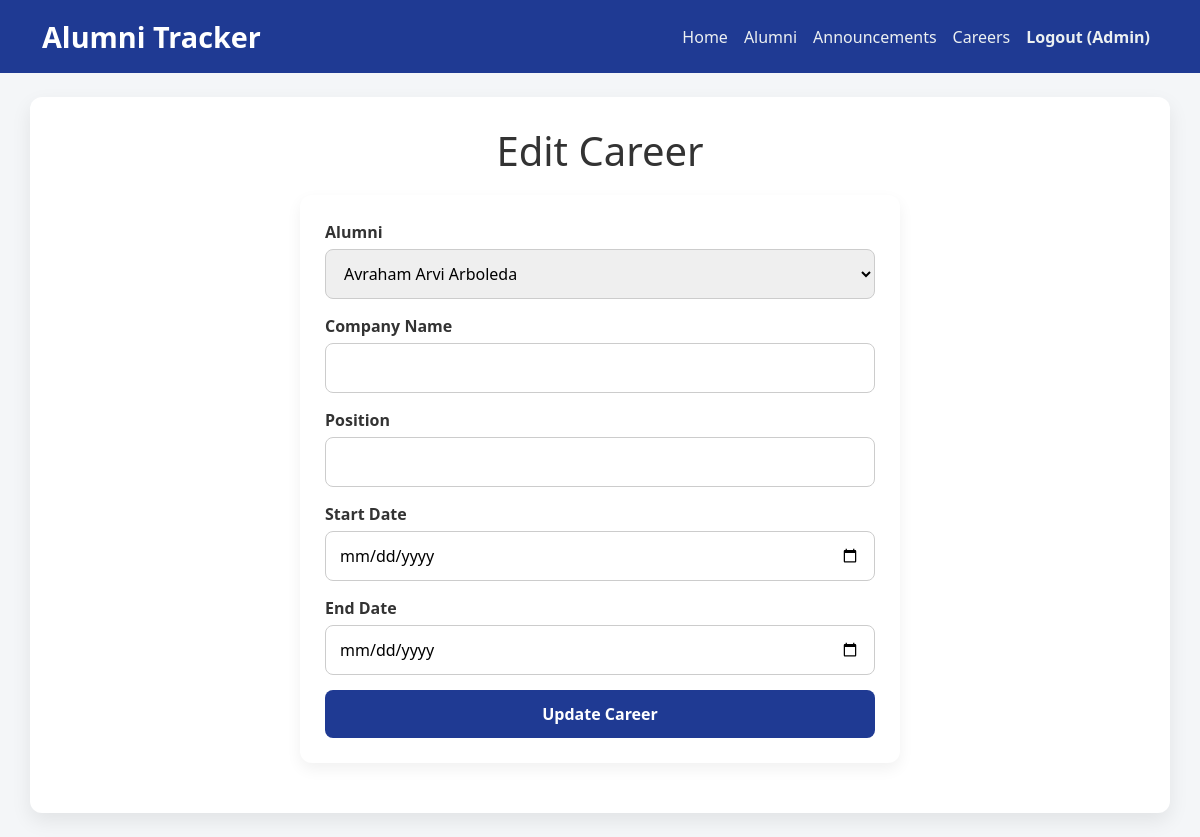
/careers/edit/5 (signed in), run on an earlier commit of the app's database.
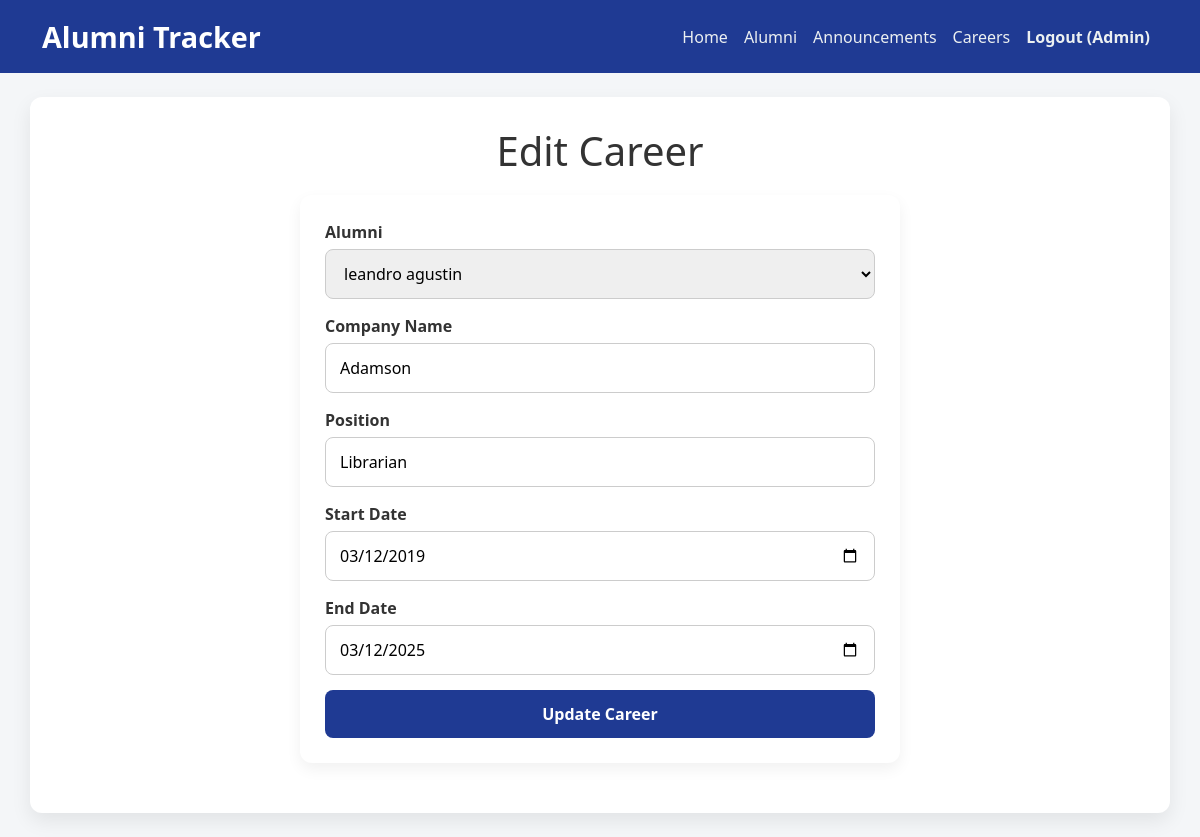
And on a later commit of the database.
### tables this page shows
CREATE TABLE careers (
    career_id INTEGER PRIMARY KEY AUTOINCREMENT,
    alumni_id INTEGER,
    company_name TEXT NOT NULL,
    position TEXT NOT NULL,
    start_date TEXT NOT NULL,
    end_date TEXT,
    FOREIGN KEY (alumni_id) REFERENCES alumni(alumni_id)
);

CREATE TABLE alumni (
    alumni_id INTEGER PRIMARY KEY AUTOINCREMENT,
    first_name TEXT NOT NULL,
    last_name TEXT NOT NULL,
    email TEXT UNIQUE NOT NULL,
    phone TEXT,
    graduation_year INTEGER,
    program_id INTEGER, password TEXT,
    FOREIGN KEY (program_id) REFERENCES programs(program_id)
);

### app.py (the view, shortened to what this page needs)
@app.route("/careers/edit/<int:career_id>", methods=["GET","POST"])
def edit_career(career_id):
    if not session.get("admin_logged_in"):
        return redirect(url_for("admin_login"))
    conn = get_db_connection()
    career = conn.execute("SELECT * FROM careers WHERE career_id=?", (career_id,)).fetchone()
    alumni_list = get_alumni()
    conn.close()
    return render_template("edit_careers.html", career=career, alumni=alumni_list)

### app.py (called while the page is built)
def get_db_connection():
    conn = sqlite3.connect(DB_PATH)
    conn.row_factory = sqlite3.Row
    return conn

def get_alumni():
    conn = get_db_connection()
    alumni = conn.execute("""
        SELECT a.*, p.program_name
        FROM alumni a LEFT JOIN programs p
        ON a.program_id = p.program_id
    """).fetchall()
    conn.close()
    return alumni

### templates/edit_careers.html (shortened to what this page needs)
{% extends "base.html" %}
{% block content %}
<h1>Edit Career</h1>
<form method="POST">
    <label>Alumni</label>
    <select name="alumni_id" required>
        {% for a in alumni %}
            <option value="{{ a.alumni_id }}" {% if a.alumni_id == career.alumni_id %}selected{% endif %}>{{ a.first_name }} {{ a.last_name }}</option>
        {% endfor %}
    </select>
    <label>Company Name</label>
    <input type="text" name="company_name" value="{{ career.company_name }}" required>
    <label>Position</label>
    <input type="text" name="position" value="{{ career.position }}" required>
    <label>Start Date</label>
    <input type="date" name="start_date" value="{{ career.start_date }}" required>
    <label>End Date</label>
    <input type="date" name="end_date" value="{{ career.end_date }}">
    <button type="submit">Update Career</button>
</form>
{% endblock %} -->

What changed in the data, as far as the page shows it:
added careers: alumni_id "leandro agustin", company_name "Adamson", position "Librarian", start_date "03/12/2019", end_date "03/12/2025"
Also different on the page:
form field alumni_id: "Avraham Arvi Arboleda" → (not shown)
